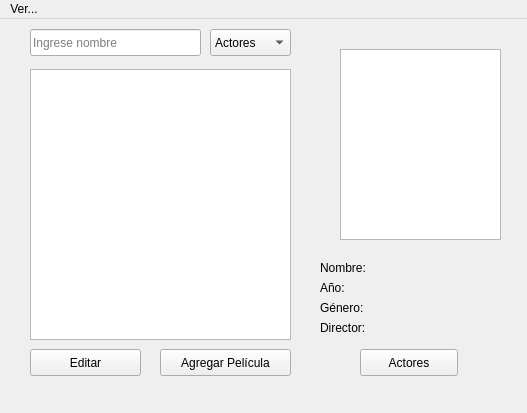
<?xml version="1.0" encoding="UTF-8"?>
<ui version="4.0">
 <class>MainWindow</class>
 <widget class="QMainWindow" name="MainWindow">
  <property name="geometry">
   <rect>
    <x>0</x>
    <y>0</y>
    <width>527</width>
    <height>413</height>
   </rect>
  </property>
  <property name="windowTitle">
   <string>Peliculas</string>
  </property>
  <widget class="QWidget" name="centralwidget">
   <widget class="QLineEdit" name="search_peli">
    <property name="geometry">
     <rect>
      <x>30</x>
      <y>10</y>
      <width>171</width>
      <height>27</height>
     </rect>
    </property>
    <property name="placeholderText">
     <string>Ingrese nombre</string>
    </property>
   </widget>
   <widget class="QListView" name="lista_pel">
    <property name="geometry">
     <rect>
      <x>30</x>
      <y>50</y>
      <width>261</width>
      <height>271</height>
     </rect>
    </property>
   </widget>
   <widget class="QComboBox" name="combo_filtro">
    <property name="geometry">
     <rect>
      <x>210</x>
      <y>10</y>
      <width>81</width>
      <height>27</height>
     </rect>
    </property>
    <item>
     <property name="text">
      <string>Actores</string>
     </property>
    </item>
    <item>
     <property name="text">
      <string>Género</string>
     </property>
    </item>
    <item>
     <property name="text">
      <string>Año</string>
     </property>
    </item>
   </widget>
   <widget class="QGraphicsView" name="img_view">
    <property name="geometry">
     <rect>
      <x>340</x>
      <y>30</y>
      <width>161</width>
      <height>191</height>
     </rect>
    </property>
   </widget>
   <widget class="QLabel" name="lb_nombre">
    <property name="geometry">
     <rect>
      <x>400</x>
      <y>240</y>
      <width>121</width>
      <height>17</height>
     </rect>
    </property>
    <property name="text">
     <string/>
    </property>
   </widget>
   <widget class="QLabel" name="text_nom">
    <property name="geometry">
     <rect>
      <x>320</x>
      <y>240</y>
      <width>66</width>
      <height>17</height>
     </rect>
    </property>
    <property name="text">
     <string>Nombre:</string>
    </property>
   </widget>
   <widget class="QLabel" name="text_yr">
    <property name="geometry">
     <rect>
      <x>320</x>
      <y>260</y>
      <width>66</width>
      <height>17</height>
     </rect>
    </property>
    <property name="text">
     <string>Año:</string>
    </property>
   </widget>
   <widget class="QLabel" name="text_gen">
    <property name="geometry">
     <rect>
      <x>320</x>
      <y>280</y>
      <width>66</width>
      <height>17</height>
     </rect>
    </property>
    <property name="text">
     <string>Género:</string>
    </property>
   </widget>
   <widget class="QLabel" name="text_dir">
    <property name="geometry">
     <rect>
      <x>320</x>
      <y>300</y>
      <width>66</width>
      <height>17</height>
     </rect>
    </property>
    <property name="text">
     <string>Director:</string>
    </property>
   </widget>
   <widget class="QLabel" name="lb_year">
    <property name="geometry">
     <rect>
      <x>360</x>
      <y>260</y>
      <width>111</width>
      <height>17</height>
     </rect>
    </property>
    <property name="text">
     <string/>
    </property>
   </widget>
   <widget class="QLabel" name="lb_genero">
    <property name="geometry">
     <rect>
      <x>380</x>
      <y>280</y>
      <width>121</width>
      <height>17</height>
     </rect>
    </property>
    <property name="text">
     <string/>
    </property>
   </widget>
   <widget class="QLabel" name="lb_direc">
    <property name="geometry">
     <rect>
      <x>380</x>
      <y>300</y>
      <width>121</width>
      <height>20</height>
     </rect>
    </property>
    <property name="text">
     <string/>
    </property>
   </widget>
   <widget class="QPushButton" name="boton_actores">
    <property name="geometry">
     <rect>
      <x>360</x>
      <y>330</y>
      <width>98</width>
      <height>27</height>
     </rect>
    </property>
    <property name="text">
     <string>Actores</string>
    </property>
   </widget>
   <widget class="QPushButton" name="boton_agregar_peli">
    <property name="geometry">
     <rect>
      <x>160</x>
      <y>330</y>
      <width>131</width>
      <height>27</height>
     </rect>
    </property>
    <property name="text">
     <string>Agregar Película</string>
    </property>
   </widget>
   <widget class="QPushButton" name="boton_editar">
    <property name="geometry">
     <rect>
      <x>30</x>
      <y>330</y>
      <width>111</width>
      <height>27</height>
     </rect>
    </property>
    <property name="text">
     <string>Editar</string>
    </property>
   </widget>
  </widget>
  <widget class="QMenuBar" name="menubar">
   <property name="geometry">
    <rect>
     <x>0</x>
     <y>0</y>
     <width>527</width>
     <height>25</height>
    </rect>
   </property>
   <widget class="QMenu" name="menu_ver">
    <property name="title">
     <string>Ver...</string>
    </property>
    <addaction name="menu_peliculas"/>
    <addaction name="menu_actor"/>
   </widget>
   <addaction name="menu_ver"/>
  </widget>
  <action name="menu_peliculas">
   <property name="text">
    <string>Peliculas</string>
   </property>
  </action>
  <action name="menu_actor">
   <property name="text">
    <string>Actores</string>
   </property>
  </action>
 </widget>
 <resources/>
 <connections/>
</ui>
